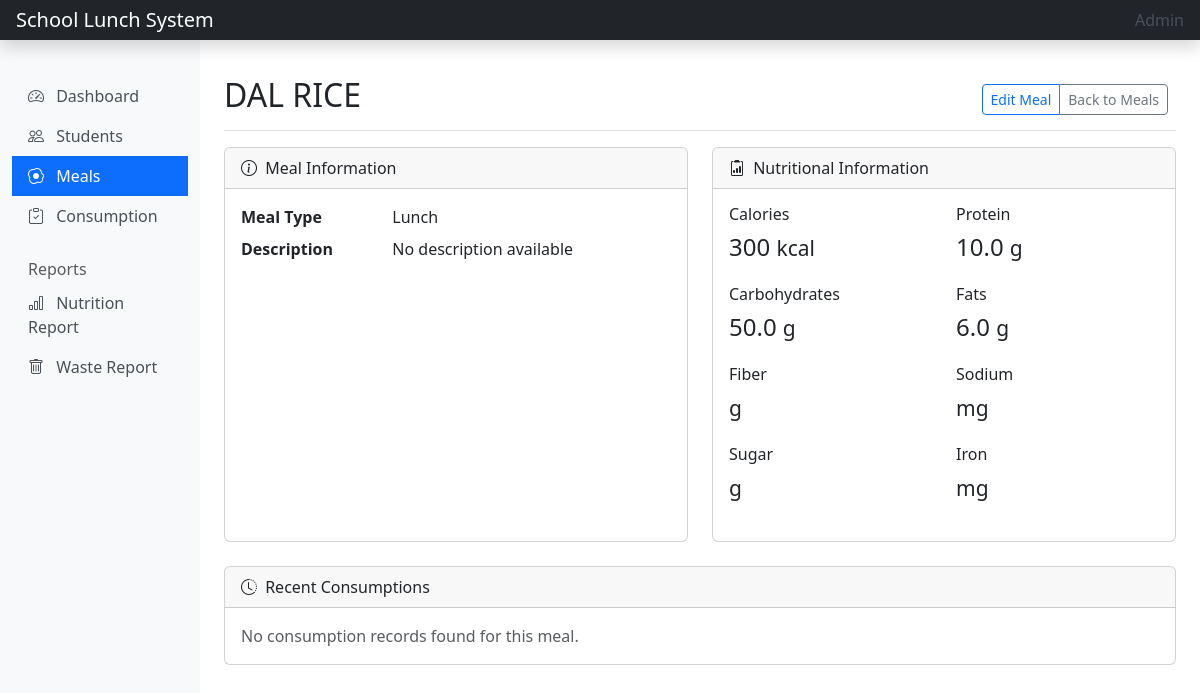
Page /meals/meals/1/ on the committed database.
### meals/models.py (models this page shows, shortened)
class Meal(models.Model):
    MEAL_TYPES = [
        ('breakfast', 'Breakfast'),
        ('lunch', 'Lunch'),
        ('snack', 'Snack')
    ]
    name = models.CharField(max_length=100)
    description = models.TextField(blank=True, null=True)
    meal_type = models.CharField(max_length=20, choices=MEAL_TYPES)
    serving_date = models.DateField()
    calories = models.IntegerField()
    protein = models.FloatField(help_text='Protein content in grams')
    carbohydrates = models.FloatField(help_text='Carbohydrates content in grams')
    fats = models.FloatField(help_text='Fats content in grams')
    created_at = models.DateTimeField(auto_now_add=True)

### meals/views.py (the view)
# urls.py: path('meals/<int:pk>/', views.MealDetailView.as_view(), name='meal-detail'),
class MealDetailView(DetailView):
    model = Meal
    template_name = 'meals/meal_detail.html'
    context_object_name = 'meal'
    def get_context_data(self, **kwargs):
        context = super().get_context_data(**kwargs)
        meal = self.get_object()
        consumptions = MealConsumption.objects.filter(meal=meal)
        context['consumptions'] = consumptions
        total_consumptions = consumptions.count()
        if total_consumptions > 0:
            avg_portion = consumptions.aggregate(Avg('portion_consumed'))['portion_consumed__avg']
            total_waste = consumptions.aggregate(Sum('waste_weight'))['waste_weight__sum'] or 0
        else:
            avg_portion = 0
            total_waste = 0
        context['total_consumptions'] = total_consumptions
        context['avg_portion'] = round(avg_portion, 2) if avg_portion else 0
        context['total_waste'] = round(total_waste, 2)
        consumptions = MealConsumption.objects.filter(meal=meal)
        context['consumptions'] = consumptions
        return context

### meals/templates/meals/meal_detail.html (shortened to what this page needs)
{% extends 'meals/base.html' %}
{% load meal_extras %}
{% block content %}
<div class="d-flex justify-content-between flex-wrap flex-md-nowrap align-items-center pt-3 pb-2 mb-3 border-bottom">
    <h1 class="h2">{{ meal.name }}</h1>
    <div class="btn-toolbar mb-2 mb-md-0">
        <div class="btn-group me-2">
            <a href="{% url 'meal-update' meal.id %}" class="btn btn-sm btn-outline-primary">Edit Meal</a>
            <a href="{% url 'meal-list' %}" class="btn btn-sm btn-outline-secondary">Back to Meals</a>
        </div>
    </div>
</div>
<div class="row">
    <div class="col-md-6 mb-4">
        <div class="card h-100">
            <div class="card-header">
                <i class="bi bi-info-circle me-1"></i> Meal Information
            </div>
            <div class="card-body">
                <dl class="row">
                    <dt class="col-sm-4">Meal Type</dt>
                    <dd class="col-sm-8">{{ meal.get_meal_type_display }}</dd>
                    <dt class="col-sm-4">Description</dt>
                    <dd class="col-sm-8">{{ meal.description|default:"No description available" }}</dd>
                </dl>
            </div>
        </div>
    </div>
    <div class="col-md-6 mb-4">
        <div class="card h-100">
            <div class="card-header">
                <i class="bi bi-clipboard2-data me-1"></i> Nutritional Information
            </div>
            <div class="card-body">
                <div class="row">
                    <div class="col-6 mb-3">
                        <div class="nutrition-item">
                            <h6>Calories</h6>
                            <p class="h4">{{ meal.calories }} <small>kcal</small></p>
                        </div>
                    </div>
                    <div class="col-6 mb-3">
                        <div class="nutrition-item">
                            <h6>Protein</h6>
                            <p class="h4">{{ meal.protein }} <small>g</small></p>
                        </div>
                    </div>
                    <div class="col-6 mb-3">
                        <div class="nutrition-item">
                            <h6>Carbohydrates</h6>
                            <p class="h4">{{ meal.carbohydrates }} <small>g</small></p>
                        </div>
                    </div>
                    <div class="col-6 mb-3">
                        <div class="nutrition-item">
                            <h6>Fats</h6>
                            <p class="h4">{{ meal.fats }} <small>g</small></p>
                        </div>
                    </div>
                    <div class="col-6 mb-3">
                        <div class="nutrition-item">
                            <h6>Fiber</h6>
                            <p class="h4">{{ meal.fiber }} <small>g</small></p>
                        </div>
                    </div>
                    <div class="col-6 mb-3">
                        <div class="nutrition-item">
                            <h6>Sodium</h6>
                            <p class="h4">{{ meal.sodium }} <small>mg</small></p>
                        </div>
                    </div>
                    <div class="col-6 mb-3">
                        <div class="nutrition-item">
                            <h6>Sugar</h6>
                            <p class="h4">{{ meal.sugar }} <small>g</small></p>
                        </div>
                    </div>
                    <div class="col-6 mb-3">
                        <div class="nutrition-item">
                            <h6>Iron</h6>
                            <p class="h4">{{ meal.iron }} <small>mg</small></p>
                        </div>
                    </div>
                </div>
            </div>
        </div>
    </div>
</div>
<div class="card mb-4">
    <div class="card-header">
        <i class="bi bi-clock-history me-1"></i> Recent Consumptions
    </div>
    <div class="card-body">
        {% if meal.consumption_set.all %}
        <div class="table-responsive">
            <table class="table table-striped table-hover">
                <thead>
                    <tr>
                        <th>Date</th>
                        <th>Student</th>
                        <th>Quantity</th>
                        <th>Notes</th>
                    </tr>
                </thead>
                <tbody>
                    {% for consumption in meal.consumption_set.all|slice:":5" %}
                    <tr>
                        <td>{{ consumption.date }}</td>
                        <td>{{ consumption.student.name }}</td>
                        <td>{{ consumption.quantity }}</td>
                        <td>{{ consumption.notes|default:"-" }}</td>
                    </tr>
                    {% endfor %}
                </tbody>
            </table>
        </div>
        {% else %}
        <p class="text-muted mb-0">No consumption records found for this meal.</p>
        {% endif %}
    </div>
</div>
{% endblock %}

### rows in the picture
Meal: name "DAL RICE", meal_type "Lunch", description "No description available", calories "300", protein "10.0", carbohydrates "50.0", fats "6.0"
